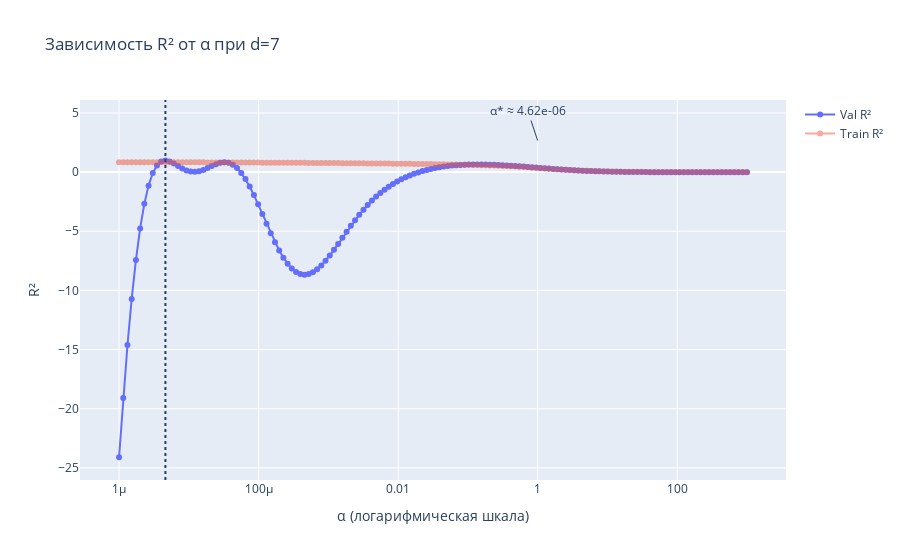

The notebook cell this image was saved under:
### Code cell
fig = go.Figure()
fig.add_trace(go.Scatter(x=alphas, y=r2_val_arr, mode="lines+markers", name="Val R^2"))
fig.add_trace(go.Scatter(x=alphas, y=r2_tr_arr, mode="lines+markers", name="Train R^2", opacity=0.5))

fig.add_vline(x=alpha_opt, line_dash="dot")
fig.add_annotation(x=alpha_opt, y=r2_val_arr.max(),
                   text=f"α* ≈ {alpha_opt:.3g}", showarrow=True, yshift=20)

fig.update_layout(
    title=f"Зависимость R^2 от α при d={d_fix}",
    xaxis_title="α (логарифмическая шкала)",
    yaxis_title="R^2",
    xaxis_type="log",
    legend=dict(bgcolor="rgba(255,255,255,0.85)")
)
fig.show()

### Figure 1 — Plotly figure (JSON) as saved in the notebook; plotly's stock layout.template omitted (floating-point values rounded to 4 significant figures; data arrays with more than 128 entries replaced by an {"elided": "..."} marker saying what was removed)
{"data": [{"mode": "lines+markers", "name": "Val R²", "type": "scatter", "x": {"elided": "150 float values"}, "y": {"elided": "150 float values"}}, {"mode": "lines+markers", "name": "Train R²", "opacity": 0.5, "type": "scatter", "x": {"elided": "150 float values"}, "y": {"elided": "150 float values"}}], "layout": {"annotations": [{"showarrow": true, "text": "α* ≈ 4.62e-06", "x": 4.618e-06, "y": 0.9811, "yshift": 20}], "legend": {"bgcolor": "rgba(255,255,255,0.85)"}, "shapes": [{"line": {"dash": "dot"}, "type": "line", "x0": 4.618e-06, "x1": 4.618e-06, "xref": "x", "y0": 0, "y1": 1, "yref": "y domain"}], "title": {"text": "Зависимость R² от α при d=7"}, "xaxis": {"title": {"text": "α (логарифмическая шкала)"}, "type": "log"}, "yaxis": {"title": {"text": "R²"}}}}
